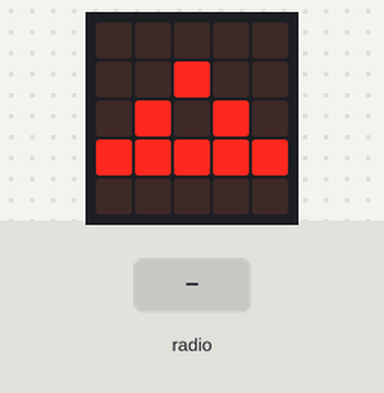
The program below on a simulated BBC micro:bit (MakeCode). On the bench: the board's 5×5 LED display. The inputs (shaded band) are chosen by the test bench.

Above: at 1.8 s.
1.9 s: radio message "x=1" arrives
At 2.7 s:
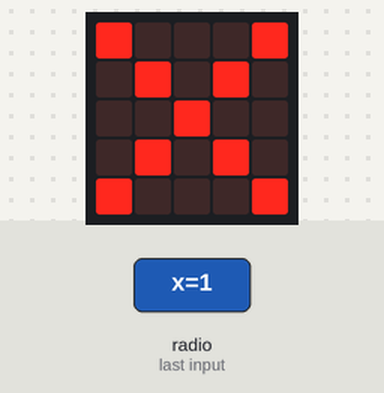
3.4 s: radio message "y=1" arrives
At 3.9 s:
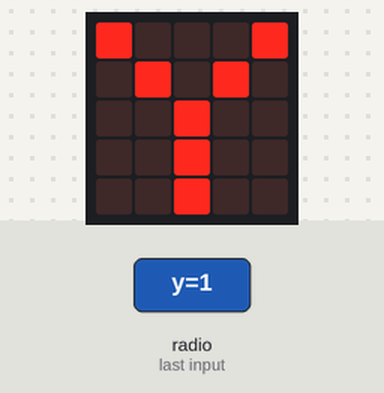
4.9 s: radio message "x=0" arrives
At 6.1 s:
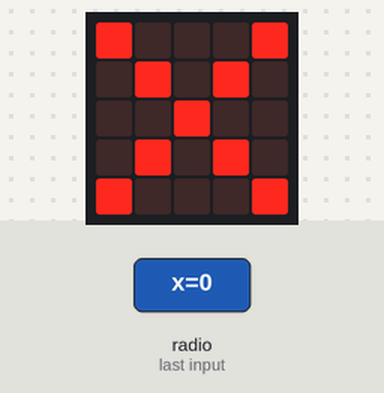
6.4 s: radio message "y=0" arrives
At 7.4 s:
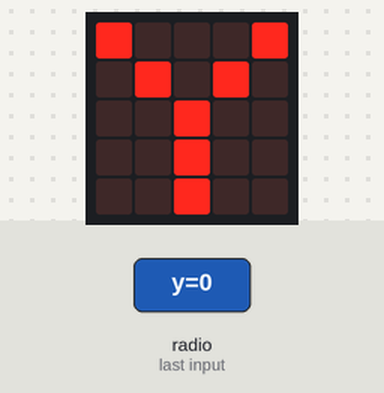
Timing chart, 0 to 8.9 s (numbered marks = the images above; inputs shaded):
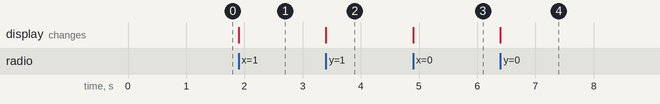

The program:

main.ts
```typescript
radio.onReceivedValue(function (name, value) {
    if (name == "x") {
        xValue = value
        basic.showLeds(`
            # . . . #
            . # . # .
            . . # . .
            . # . # .
            # . . . #
            `)
    }
    if (name == "y") {
        yValue = value
        basic.showLeds(`
            # . . . #
            . # . # .
            . . # . .
            . . # . .
            . . # . .
            `)
    }
})
let rightwheel = 0
let leftwheel = 0
let yValue = 0
let xValue = 0
basic.showIcon(IconNames.Triangle)
radio.setGroup(1)
xValue = 0
yValue = 0
basic.forever(function () {
    leftwheel = yValue + xValue
    rightwheel = yValue - xValue
    bitbot.BBBias(BBRobotDirection.Right, rightwheel)
    bitbot.BBBias(BBRobotDirection.Left, leftwheel)
})
```

test.ts
```typescript
// testene settes inn her; disse vil ikke kompilert så lenge denne pakken blir brukt som en utvidelse.
```

Measured:
- after the input at 1.9 s, the display: changes at once (image 1)
- after the input at 3.4 s, the display: changes at once (image 2)
- after the input at 4.9 s, the display: changes at once (image 3)
- after the input at 6.4 s, the display: changes at once (image 4)
